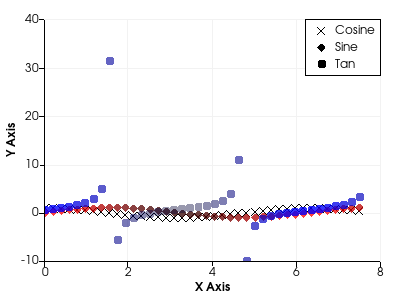

This chart was generated by the following Python code:
#!/usr/bin/env python
# Demonstrate colored scatter plots with lookup tables and scalar visibility.

import math

import vtkmodules.vtkInteractionStyle  # noqa: F401
import vtkmodules.vtkRenderingContextOpenGL2  # noqa: F401
import vtkmodules.vtkRenderingOpenGL2  # noqa: F401

from vtkmodules.vtkChartsCore import vtkChartXY, vtkPlotPoints
from vtkmodules.vtkCommonCore import vtkFloatArray, vtkLookupTable
from vtkmodules.vtkCommonDataModel import vtkTable
from vtkmodules.vtkRenderingContext2D import vtkContextActor
from vtkmodules.vtkRenderingCore import (
    vtkRenderWindow,
    vtkRenderWindowInteractor,
    vtkRenderer,
)

# Create a table with some points in it.
arr_x = vtkFloatArray()
arr_x.SetName("XAxis")
arr_c = vtkFloatArray()
arr_c.SetName("Cosine")
arr_s = vtkFloatArray()
arr_s.SetName("Sine")
arr_s2 = vtkFloatArray()
arr_s2.SetName("Tan")

num_points = 40
inc = 7.5 / (num_points - 1)
for i in range(num_points):
    arr_x.InsertNextValue(i * inc)
    arr_c.InsertNextValue(math.cos(i * inc))
    arr_s.InsertNextValue(math.sin(i * inc))
    arr_s2.InsertNextValue(math.tan(i * inc) + 0.5)

table = vtkTable()
table.AddColumn(arr_x)
table.AddColumn(arr_c)
table.AddColumn(arr_s)
table.AddColumn(arr_s2)

# Generate a black-to-red lookup table with fixed alpha.
lut = vtkLookupTable()
lut.SetValueRange(0.2, 1.0)
lut.SetSaturationRange(1, 1)
lut.SetHueRange(0, 0)
lut.SetRampToLinear()
lut.SetRange(-1, 1)
lut.SetAlpha(0.75)
lut.Build()

# Generate a black-to-blue lookup table with alpha range.
lut2 = vtkLookupTable()
lut2.SetValueRange(0.2, 1.0)
lut2.SetSaturationRange(1, 1)
lut2.SetHueRange(0.6667, 0.6667)
lut2.SetAlphaRange(0.4, 0.8)
lut2.SetRampToLinear()
lut2.SetRange(-1, 1)
lut2.Build()

# Set up chart.
chart = vtkChartXY()
chart.SetShowLegend(True)

# Points 0: cross markers, no coloring.
points0 = chart.AddPlot(vtkChartXY.POINTS)
points0.SetInputData(table, 0, 1)
points0.SetColor(0, 0, 0, 255)
points0.SetWidth(1.0)
points0.SetMarkerStyle(vtkPlotPoints.CROSS)

# Points 1: diamond markers, colored by cosine via lut.
points1 = chart.AddPlot(vtkChartXY.POINTS)
points1.SetInputData(table, 0, 2)
points1.SetColor(0, 0, 0, 255)
points1.SetMarkerStyle(vtkPlotPoints.DIAMOND)
points1.SetScalarVisibility(1)
points1.SetLookupTable(lut)
points1.SelectColorArray(1)

# Points 2: default markers, colored by cosine via lut2.
points2 = chart.AddPlot(vtkChartXY.POINTS)
points2.SetInputData(table, 0, 3)
points2.SetColor(0, 0, 0, 255)
points2.ScalarVisibilityOn()
points2.SetLookupTable(lut2)
points2.SelectColorArray("Cosine")
points2.SetWidth(4.0)

# Context actor and scene wiring.
context_actor = vtkContextActor()
context_actor.GetScene().AddItem(chart)

# Renderer
renderer = vtkRenderer()
renderer.SetBackground(1.0, 1.0, 1.0)
context_actor.GetScene().SetRenderer(renderer)
renderer.AddActor(context_actor)

# Window
render_window = vtkRenderWindow()
render_window.SetSize(400, 300)
render_window.SetMultiSamples(0)
render_window.AddRenderer(renderer)
render_window.SetWindowName("scatter plot colors")

# Interactor
interactor = vtkRenderWindowInteractor()
interactor.SetRenderWindow(render_window)

interactor.Initialize()
interactor.Start()
